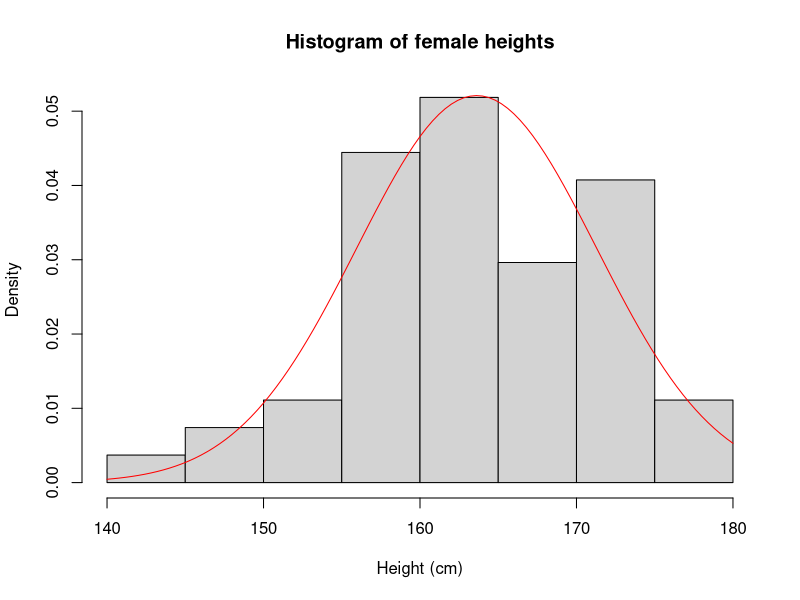
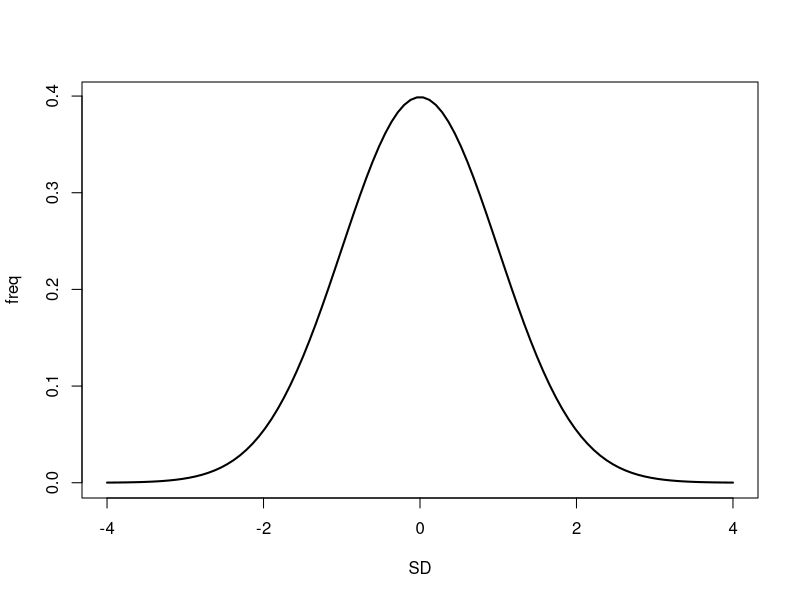

Source code (R) for these figures, in order:
library("ggplot2");
# =====================================================================
# DATA STORY
# =====================================================================

# import data
data = read.csv("Week_4/data/studentheights.csv", header = T);
abs_data = read.csv("Week_4/data/ABSFemaleHeights.csv", header = T);

# Create hieght variable
heights = data$heights;
hist(
  heights,
  main = "Histogram of female heights",
  xlab = "Height (cm)",
  freq = F
);

# Drawing a normal curve on the histogram
curve(
  dnorm(
    x,
    mean = mean(heights),
    sd = sd(heights)),
    add = TRUE,
    col = "red"
  );

# mean of the studentheights.csv
mean(heights);

# standard deviation of heights
sd(heights);

# The number of data points that have a height > 189
length(heights[heights > 189]);

# =================================================================
# NORMAL DISTRIBUTION CURVE (Standard + General)
# =================================================================

# This mocks a random set of 100 data points that is between -4 and 4
mock_data = seq(-4, 4, length = 100);

frequency = dnorm(mock_data);

plot(
  mock_data,
  frequency,
  type = "l",
  lwd = 2,
  axes = TRUE,
  xlab = "SD",
  ylab = "freq"
);



# This calculates the lower tail (counting Left -> right)
# probability of the specified SD point.
pnorm(0.8)

# This calculates the upper tail (counting right -> left)
# probability of the specified SD point.
pnorm(0.8, lower.tail = F)

# We can also claculate probability intervals for a normal distribution curve
pnorm(0.8) - pnorm(0.3)

# For a General Normal Curve:
# You'll need to specify the mean and SD
# pnorm(x, mean, SD) # nolint
pnorm(171, 161.9, 7.7);

# To calculate the upper tail:
pnorm(171, 161.9, 7.7, lower.tail = F);
